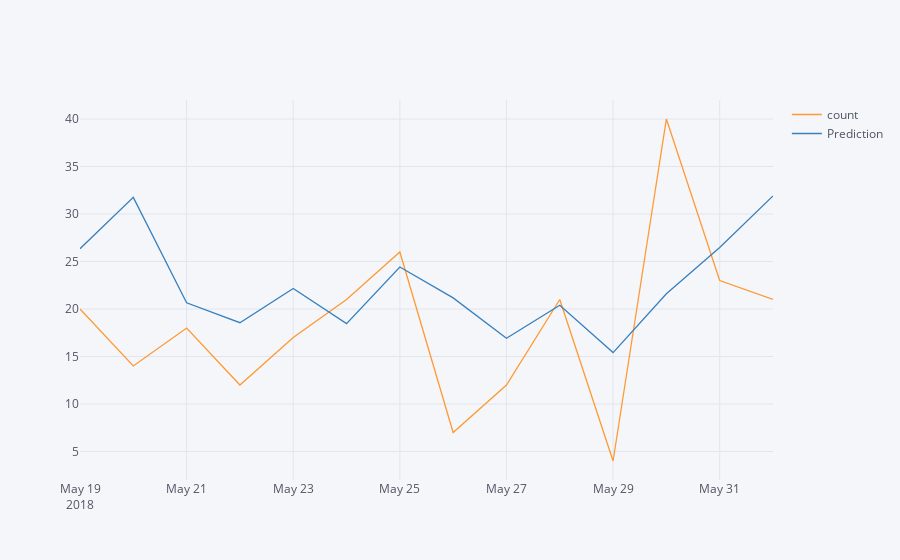

Notebook source saved alongside this figure:
### Code cell
#this part is not working yet
future_forecast = pd.DataFrame(future_forecast_1,index = test.index,columns=['Prediction'])
pd.concat([test,future_forecast],axis=1).iplot()

### Figure 1 — Plotly figure (JSON) as saved in the notebook; plotly's stock layout.template omitted (floating-point values rounded to 4 significant figures)
{"data": [{"name": "count", "text": "", "mode": "lines", "y": [20, 14, 18, 12, 17, 21, 26, 7, 12, 21, 4, 40, 23, 21], "x": ["2018-05-19", "2018-05-20", "2018-05-21", "2018-05-22", "2018-05-23", "2018-05-24", "2018-05-25", "2018-05-26", "2018-05-27", "2018-05-28", "2018-05-29", "2018-05-30", "2018-05-31", "2018-06-01"], "line": {"color": "rgba(255, 153, 51, 1.0)", "dash": "solid", "shape": "linear", "width": 1.3}, "type": "scatter"}, {"name": "Prediction", "text": "", "mode": "lines", "y": [26.35, 31.75, 20.66, 18.56, 22.16, 18.46, 24.42, 21.17, 16.92, 20.39, 15.41, 21.61, 26.48, 31.9], "x": ["2018-05-19", "2018-05-20", "2018-05-21", "2018-05-22", "2018-05-23", "2018-05-24", "2018-05-25", "2018-05-26", "2018-05-27", "2018-05-28", "2018-05-29", "2018-05-30", "2018-05-31", "2018-06-01"], "line": {"color": "rgba(55, 128, 191, 1.0)", "dash": "solid", "shape": "linear", "width": 1.3}, "type": "scatter"}], "layout": {"title": {"font": {"color": "#4D5663"}}, "paper_bgcolor": "#F5F6F9", "plot_bgcolor": "#F5F6F9", "yaxis": {"tickfont": {"color": "#4D5663"}, "zerolinecolor": "#E1E5ED", "title": {"text": "", "font": {"color": "#4D5663"}}, "gridcolor": "#E1E5ED", "showgrid": true}, "xaxis": {"tickfont": {"color": "#4D5663"}, "zerolinecolor": "#E1E5ED", "title": {"text": "", "font": {"color": "#4D5663"}}, "gridcolor": "#E1E5ED", "showgrid": true}, "legend": {"bgcolor": "#F5F6F9", "font": {"color": "#4D5663"}}}}
